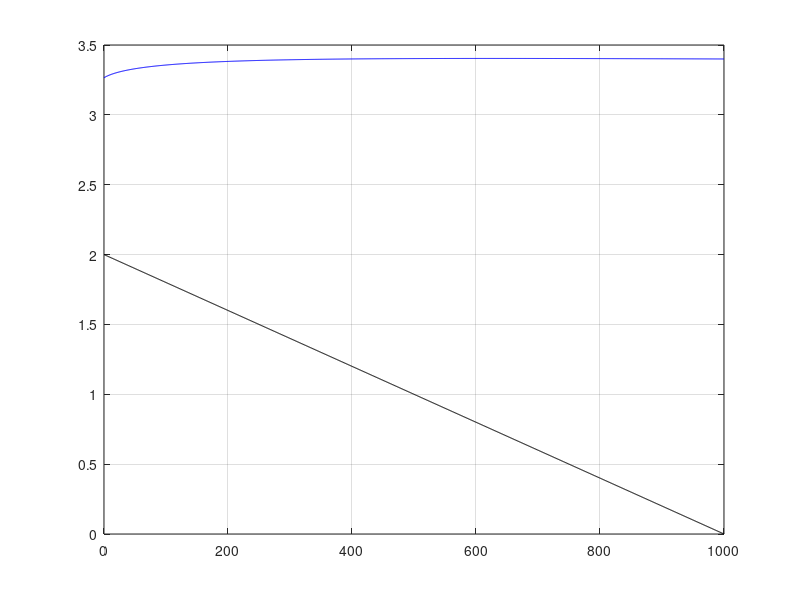

The MATLAB script that drew this image:
clear,clc,close all
format long e

B = 2;
g = 9.81;
Q = 8;
n = 0.00708;
S0= 0.002;
s = 0;
eps = 1.e-6;

y(1) = 3.4;
x    = linspace (1000,000,1001) ;
z(1) = 0;

A(1)   = B*y(1) + s*y(1)^2 ; % Area
P(1)   = B + 2*y(1)*sqrt(1+s^2); % Wetted perimeter
R(1)   = A(1)/P(1) ;
V(1)   = Q / A(1) ;       % Q / A
kin(1) = 0.5*V(1)^2 /g ; % V^2 / 2g
H(1)   = kin(1) + y(1) + z(1) ;
Sf(1)  = n^2 * V(1)^2 / ( R(1)^(4/3) ) ;
f(1)   = ( S0 - Sf(1) ) / ( 1-Q^2 * B / (g*A(1).^3) ) ;

%%%% 

for i = 2:length(x)
  
 % Predictor
 y(i) = y(i-1) + f(i-1) * (x(i)-x(i-1)) ;
 
 z(i) = z(i-1) - S0*(x(i)-x(i-1)) ;
 A(i)   = B*y(i) + s*y(i)^2 ; % Area
 P(i)   = B + 2*y(i)*sqrt(1+s^2); % Wetted perimeter
 R(i)   = A(i)/P(i) ;
 V(i)   = Q / A(i) ;       % Q / A
 kin(i) = 0.5*V(i)^2 /g ; % V^2 / 2g
 H(i)   = kin(i) + y(i) + z(i) ;
 Sf(i)  = n^2 * V(i)^2 / ( R(i)^(4/3) ) ;
 f(i)   = ( S0 - Sf(i) ) / ( 1-Q^2 * B / (g*A(i).^3) ) ;

 ynew = y(i-1) + (f(i-1)+f(i))*0.5 * (x(i)-x(i-1)) ;
 while ( abs( y(i) - ynew ) > eps )
  % Corrector
   y(i) = ynew ;
   z(i) = z(i-1) - S0*(x(i)-x(i-1)) ;
   A(i)   = B*y(i) + s*y(i)^2 ; % Area
   P(i)   = B + 2*y(i)*sqrt(1+s^2); % Wetted perimeter
   R(i)   = A(i)/P(i) ;
   V(i)   = Q / A(i) ;       % Q / A
   kin(i) = 0.5*V(i)^2 /g ; % V^2 / 2g
   H(i)   = kin(i) + y(i) + z(i) ;
   Sf(i)  = n^2 * V(i)^2 / ( R(i)^(4/3) ) ;
   f(i)   = ( S0 - Sf(i) ) / ( 1-Q^2 * B / (g*A(i).^3) ) ;

   ynew = y(i-1) + (f(i-1)+f(i))*0.5 * (x(i)-x(i-1)) ;
   
 endwhile
 
 y(i) = ynew ;
 
end

ii = imag(y)==0 ; % select only physical solution where water depth > 0
xx = x(ii)' ;
yy = y(ii)' ;
zz = z(ii)' ;

plot(xx,yy+zz,'b'); hold on ; plot(x,z,'k'); grid on
%axis( [ 0 1000 0 3.25 ] )

step = -100;
%[  xx(1:step:end) yy(1:step:end) ]
[  xx(end:step:1) yy(end:step:1) ]